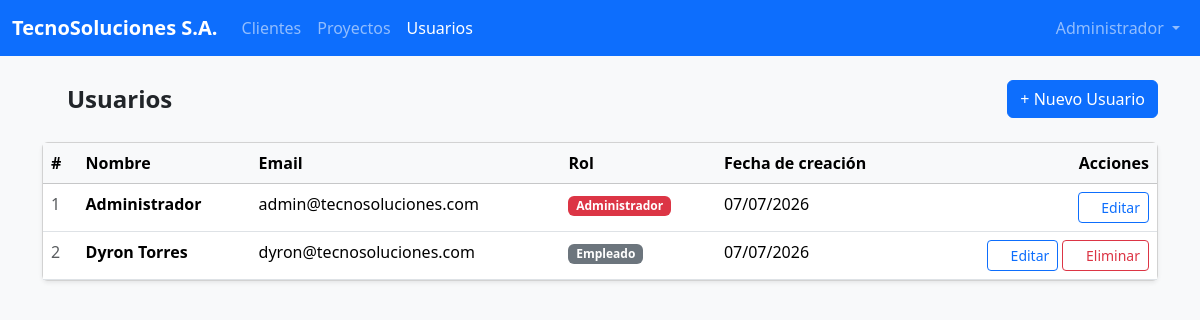
Screenshot of /index.php?controller=usuarios&action=index (signed in) with the database file from the repository.
### tables this page shows
CREATE TABLE USUARIOS (
    id              INT AUTO_INCREMENT PRIMARY KEY,
    nombre          VARCHAR(100)        NOT NULL,
    email           VARCHAR(150)        NOT NULL UNIQUE,
    password        VARCHAR(255)        NOT NULL,
    rol             ENUM('administrador', 'empleado') NOT NULL DEFAULT 'empleado',
    fecha_creacion  TIMESTAMP           DEFAULT CURRENT_TIMESTAMP
);

### Controllers/UsuariosController.php (called while the page is built, shortened)
<?php
require_once 'Models/Usuarios.php';
class UsuariosController
{
    private $usuarioModel;
    public function __construct()
    {
        $this->usuarioModel = new Usuarios();
    }
    public function index()
    {
        $usuarios = $this->usuarioModel->index();
        require_once 'Views/Usuarios/index.php';
    }
}

### index.php (called while the page is built, shortened)
<?php
require_once 'Config/Database.php';
$controller = $_GET['controller'] ?? 'dashboard';
$action = $_GET['action'] ?? 'index';
switch ($controller) {
    case 'usuarios':
        require_once 'Controllers/UsuariosController.php';
        $ctrl = new UsuariosController();
        break;
}
$ctrl->{$action}();

### Models/Usuarios.php (called while the page is built, shortened)
<?php
require_once 'Config/Database.php';
class Usuarios
{
    private $conn;
    private $table_name = "USUARIOS";
    public function __construct()
    {
        $database = new Database();
        $this->conn = $database->getConnection();
    }
    public function index()
    {
        $query = "SELECT id, nombre, email, rol, fecha_creacion FROM " . $this->table_name . " ORDER BY nombre ASC";
        $stmt = $this->conn->prepare($query);
        $stmt->execute();
        return $stmt->fetchAll();
    }
}

### Config/Database.php (called while the page is built, shortened)
<?php
class Database
{
    private $host = "localhost";
    private $user = "root";
    private $password = "";
    private $dbname = "tecnosolucionesweb";
    public function getConnection()
    {
        $this->conn = null;
        try {
            $dsn = "mysql:host={$this->host};dbname={$this->dbname};charset=utf8mb4";
            $this->conn = new PDO($dsn, $this->user, $this->password);
            $this->conn->setAttribute(PDO::ATTR_ERRMODE, PDO::ERRMODE_EXCEPTION);
            $this->conn->setAttribute(PDO::ATTR_DEFAULT_FETCH_MODE, PDO::FETCH_ASSOC);
            $this->conn->setAttribute(PDO::ATTR_EMULATE_PREPARES, false);
        } catch (PDOException $ex) {
            error_log($ex->getMessage());
            die("Error de conexión. Contacte al administrador.");
        }
        return $this->conn;
    }
}

### Views/Usuarios/index.php (the view, shortened to what this page needs)
<!DOCTYPE html>
<html lang="es">
<head>
    <link rel="stylesheet" href="<?= APP_URL ?>/Assets/CSS/bootstrap.min.css">
</head>
<body class="bg-light">
    <nav class="navbar navbar-expand-lg navbar-dark bg-primary">
        <div class="container-fluid">
            <a class="navbar-brand fw-bold" href="<?= APP_URL ?>/index.php"><?= APP_NAME ?></a>
            <div class="collapse navbar-collapse">
                <ul class="navbar-nav me-auto">
                    <li class="nav-item">
                        <a class="nav-link" href="<?= APP_URL ?>/index.php?controller=clientes&action=index">Clientes</a>
                    </li>
                    <li class="nav-item">
                        <a class="nav-link" href="<?= APP_URL ?>/index.php?controller=proyectos&action=index">Proyectos</a>
                    </li>
                    <?php if ($_SESSION['usuario_rol'] === 'administrador'): ?>
                        <li class="nav-item">
                            <a class="nav-link active" href="<?= APP_URL ?>/index.php?controller=usuarios&action=index">Usuarios</a>
                        </li>
                    <?php endif; ?>
                </ul>
                <ul class="navbar-nav ms-auto">
                    <li class="nav-item dropdown">
                        <a class="nav-link dropdown-toggle" href="#" data-bs-toggle="dropdown">
                            <i class="fa-solid fa-user"></i> <?= htmlspecialchars($_SESSION['usuario_nombre']) ?>
                        </a>
                    </li>
                </ul>
            </div>
        </div>
    </nav>
    <div class="container py-4">
        <div class="d-flex justify-content-between align-items-center mb-4">
            <h4 class="mb-0 fw-bold"><i class="fa-solid fa-key"></i> Usuarios</h4>
            <a href="<?= APP_URL ?>/index.php?controller=usuarios&action=crear" class="btn btn-primary">
                <i class="fa-solid fa-plus"></i> Nuevo Usuario
            </a>
        </div>
        <div class="card shadow-sm">
            <div class="card-body p-0">
                <table class="table table-hover mb-0">
                    <thead class="table-light">
                        <tr>
                            <th>#</th>
                            <th>Nombre</th>
                            <th>Email</th>
                            <th>Rol</th>
                            <th>Fecha de creación</th>
                            <th class="text-end">Acciones</th>
                        </tr>
                    </thead>
                    <tbody>
                        <?php if (!empty($usuarios)): ?>
                            <?php foreach ($usuarios as $u): ?>
                                <tr>
                                    <td class="text-muted"><?= $u['id'] ?></td>
                                    <td class="fw-semibold"><?= htmlspecialchars($u['nombre']) ?></td>
                                    <td><?= htmlspecialchars($u['email']) ?></td>
                                    <td>
                                        <?php if ($u['rol'] === 'administrador'): ?>
                                            <span class="badge bg-danger">Administrador</span>
                                        <?php else: ?>
                                            <span class="badge bg-secondary">Empleado</span>
                                        <?php endif; ?>
                                    </td>
                                    <td><?= date('d/m/Y', strtotime($u['fecha_creacion'])) ?></td>
                                    <td class="text-end">
                                        <a href="<?= APP_URL ?>/index.php?controller=usuarios&action=editar&id=<?= $u['id'] ?>"
                                            class="btn btn-sm btn-outline-primary"><i class="fa-solid fa-pen-to-square"></i> Editar</a>
                                        <?php if ($u['id'] !== $_SESSION['usuario_id']): ?>
                                            <a href="<?= APP_URL ?>/index.php?controller=usuarios&action=eliminar&id=<?= $u['id'] ?>"
                                                class="btn btn-sm btn-outline-danger"
                                                onclick="return confirm('¿Eliminar este usuario?')"><i class="fa-solid fa-trash"></i> Eliminar</a>
                                        <?php endif; ?>
                                    </td>
                                </tr>
                            <?php endforeach; ?>
                        <?php else: ?>
                            <tr>
                                <td colspan="6" class="text-center text-muted py-4">No hay usuarios registrados.</td>
                            </tr>
                        <?php endif; ?>
                    </tbody>
                </table>
            </div>
        </div>
    </div>
</body>
</html>

### rows the page displays
usuarios: id "1", nombre "Administrador", email "admin@tecnosoluciones.com", rol "Administrador", fecha_creacion "07/07/2026"
usuarios: id "2", nombre "Dyron Torres", email "dyron@tecnosoluciones.com", rol "Empleado", fecha_creacion "07/07/2026"

### other values shown
APP_NAME "TecnoSoluciones S.A."
$_SESSION['usuario_nombre'] "Administrador"
